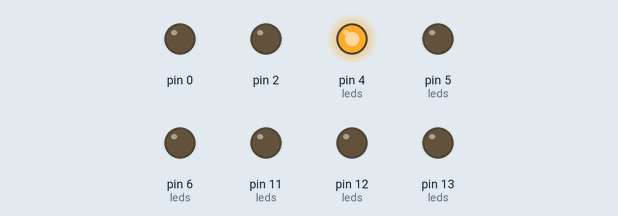
This sketch was run on a simulated Arduino Uno, built with avr-gcc and run on an emulated ATmega328P. On the bench: output pins drawn as LEDs (lit = HIGH).

Above: at 1.0 s.
At 3.0 s:
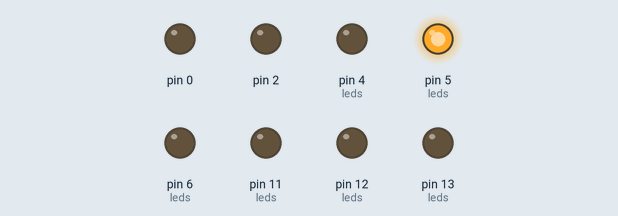
At 4.2 s:
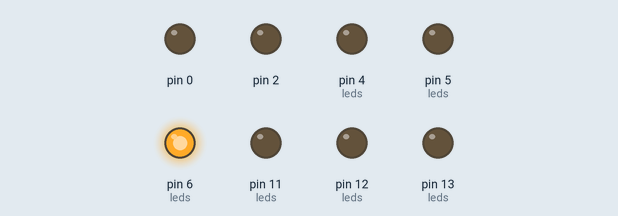
At 5.5 s:
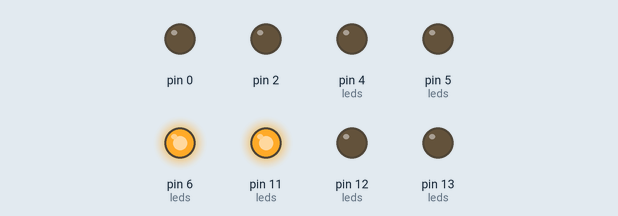
At 7.5 s:
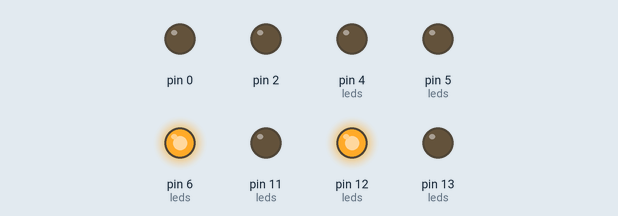
At 10.0 s:
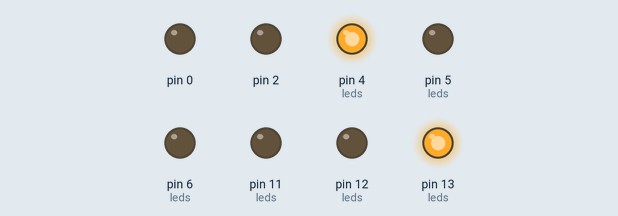
Timing chart, 0 to 11.7 s (numbered marks = the images above):
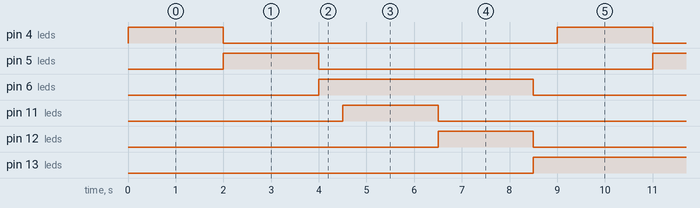

The sketch:

semaforo.ino
```cpp
int verde1 = 4;
int amarelo1 = 5;
int red1 = 6;
int verde2 = 11;
int amarelo2 = 12;
int red2 = 13;
int tempo = 2000;
int leds [2][3] = {
  {verde1, amarelo1, red1},
  {verde2, amarelo2, red2}
};

void setup(){
  for (int n = 0; n<=5; n++){
  	for(int i = 0; i <= 2; i++){
  		pinMode(leds[n][i], OUTPUT);
  	}
  }
}

void loop(){
  for(int n = 0; n <= 1; n++){
      for(int i = 0; i <= 2; i++){
          if ((n == 0 && i == 2)){
              digitalWrite(leds[n][i], HIGH);
              digitalWrite(leds[n+1][i], LOW);
              delay(500);
          }
     	  if ((n == 1 && i == 2)){
              digitalWrite(leds[n][i], HIGH);
              digitalWrite(leds[n-1][i], LOW);
              delay(500);
          }
          if (!((n == 0 && i == 2) || (n == 1 && i == 2))){
              digitalWrite(leds[n][i], HIGH);
          	  delay(tempo);
              digitalWrite(leds[n][i], LOW);
          }
      }
  }

}
```

Measured:
- by itself, pin 4 (leds), pin 5 (leds), pin 11 (leds), pin 12 (leds): alternates HIGH for 2.0 s and LOW for 7.0 s
- by itself, pin 6 (leds), pin 13 (leds): alternates HIGH for 4.5 s and LOW for 4.5 s
